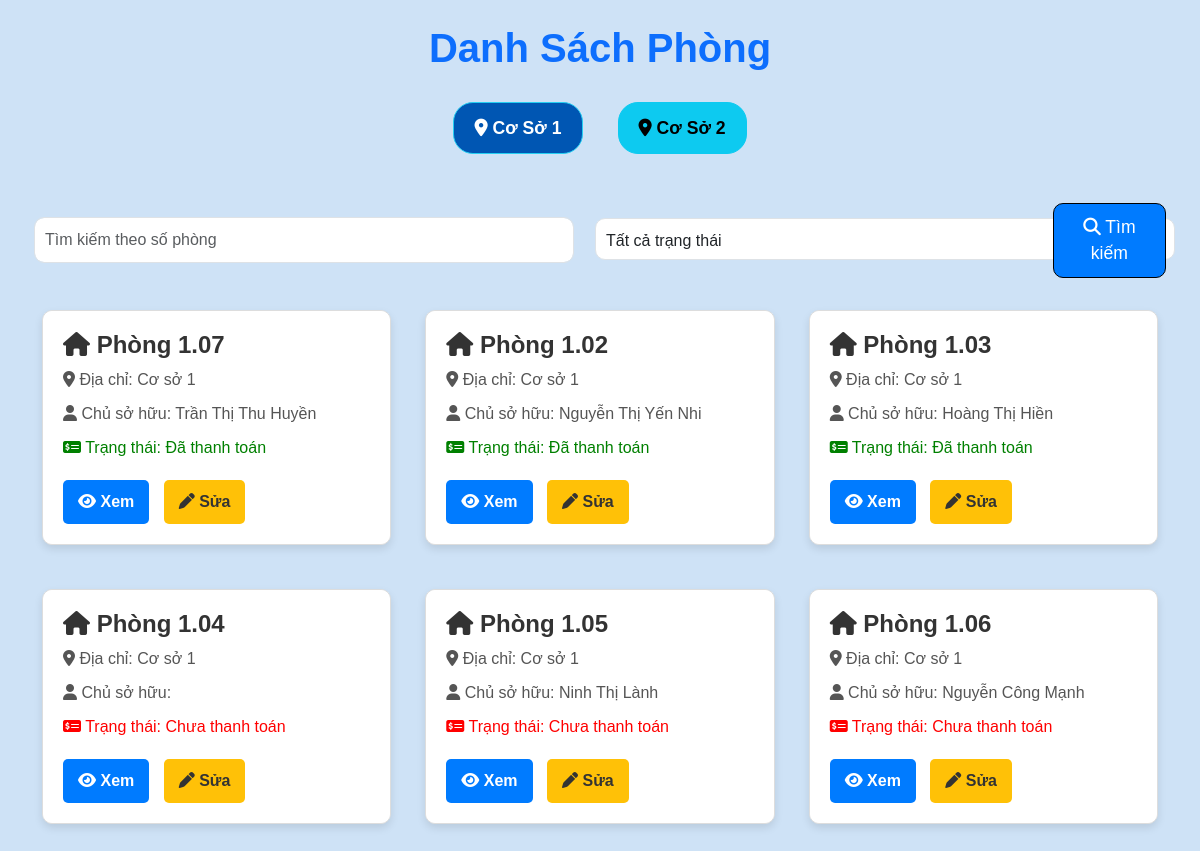
The page /quanlyhoadon/danhsachphong.php on the database its author committed.
### tables this page shows
CREATE TABLE `hoadon` (
  `id` int(11) NOT NULL,
  `so_phong` varchar(10) NOT NULL,
  `thang_nam` date NOT NULL,
  `so_nguoi_o` int(11) NOT NULL,
  `dia_chi` varchar(255) NOT NULL,
  `chu_so_huu` varchar(255) NOT NULL,
  `tien_phong` decimal(10,2) NOT NULL,
  `phi_dich_vu` decimal(10,2) NOT NULL,
  `tien_nuoc` decimal(10,2) NOT NULL,
  `tien_dien` decimal(10,2) NOT NULL,
  `tinh_trang` enum('Chưa thanh toán','Đã thanh toán') NOT NULL,
  `facility_id` int(11) DEFAULT NULL
);

### quanlyhoadon/danhsachphong.php (the view, shortened to what this page needs)
<?php
$servername = "localhost";
$username = "root";
$password = "";
$dbname = "baiTapLon";
$conn = new mysqli($servername, $username, $password, $dbname);
$ma_co_so = isset($_POST['facility_id']) ? intval($_POST['facility_id']) : 1;
$tu_khoa = isset($_POST['search']) ? $conn->real_escape_string($_POST['search']) : '';
$sql = "SELECT * FROM hoadon WHERE facility_id = $ma_co_so";
$result = $conn->query($sql);
?>
<!DOCTYPE html>
<html lang="vi">
<head>
    <link href="https://cdn.jsdelivr.net/npm/bootstrap@5.3.0-alpha1/dist/css/bootstrap.min.css" rel="stylesheet">
    <link href="danhsachphong.css" rel="stylesheet">
    <link href="https://cdnjs.cloudflare.com/ajax/libs/font-awesome/6.5.1/css/all.min.css" rel="stylesheet">
</head>
<body style="background-color: #cee2f6;">
    <div class="container mt-4">
        <h1 class="text-center text-primary">Danh Sách Phòng</h1>
        <div class="d-flex justify-content-center my-3">
            <form method="POST" action="" class="facility-form">
                <button type="submit" name="facility_id" value="1" class="btn btn-info facility-button <?php echo $ma_co_so == 1 ? 'active' : ''; ?>"><i class="fa-solid fa-location-dot"></i> Cơ Sở 1</button>
                <button type="submit" name="facility_id" value="2" class="btn btn-info facility-button <?php echo $ma_co_so == 2 ? 'active' : ''; ?>"><i class="fa-solid fa-location-dot"></i> Cơ Sở 2</button>
            </form>
        </div>
        <form method="POST" action="" class="search-form">
            <div class="row g-3">
                <div class="col-md-6">
                    <input type="text" name="search" class="form-control" placeholder="Tìm kiếm theo số phòng" value="<?php echo htmlspecialchars($tu_khoa); ?>">
                </div>
                <div class="col-md-4">
                    <select name="status" class="form-select">
                        <option value="">Tất cả trạng thái</option>
                    </select>
                </div>
                <div class="col-md-2">
                    <button type="submit" class="btn btn-success w-100"><i class="fa-solid fa-magnifying-glass"></i> Tìm kiếm</button>
                </div>
            </div>
        </form>
        <div class="row">
            <?php if ($result->num_rows > 0): ?>
                <?php while ($row = $result->fetch_assoc()): ?>
                    <div class="col-md-4 mb-4">
                        <div class="card room-card">
                            <div class="card-body">
                                <h5 class="card-title room-number"><i class="fa-solid fa-house"></i> <?php echo htmlspecialchars($row['so_phong']); ?></h5>
                                <p class="card-text room-address"><i class="fa-solid fa-location-dot"></i> Địa chỉ: <?php echo htmlspecialchars($row['dia_chi']); ?></p>
                                <p class="card-text room-owner"><i class="fa-solid fa-user"></i> Chủ sở hữu: <?php echo htmlspecialchars($row['chu_so_huu']); ?></p>
                                <p class="card-text room-status <?php echo $row['tinh_trang'] == 'Đã thanh toán' ? 'status-paid' : 'status-unpaid'; ?>">
                                    <i class="fa-solid fa-money-check-dollar"></i> Trạng thái:
                                    <?php echo htmlspecialchars($row['tinh_trang']); ?></p>
                                <div class="card-actions">
                                    <a href="xemhoadon.php?id=<?php echo $row['id']; ?>" class="btn btn-primary"><i class="fa-solid fa-eye"></i> Xem</a>
                                    <a href="suahoadon.php?id=<?php echo $row['id']; ?>" class="btn btn-warning"><i class="fa-solid fa-pen"></i> Sửa</a>
                                </div>
                            </div>
                        </div>
                    </div>
                <?php endwhile; ?>
            <?php else: ?>
                <p class="no-results">
                    Không có phòng nào phù hợp với tiêu chí tìm kiếm.
                </p>
            <?php endif; ?>
        </div>
    </div>
</body>
</html>

### quanlyhoadon/danhsachphong.css (style rules this page uses)
body { font-family: 'Arial', sans-serif; background-color: #cee2f6; color: #333; }
h1 { font-size: 2.5rem; font-weight: bold; color: #007bff; text-align: center; margin-bottom: 30px; }
.facility-form .facility-button { margin: 0 10px; border-radius: 20px; font-weight: 600; transition: background-color 0.3s ease; padding: 12px 20px; font-size: 1.1rem; }
.facility-form .facility-button.active { background-color: #0056b3; color: #fff; }
.facility-form { display: flex; justify-content: center; gap: 15px; margin-bottom: 30px; }
.search-form { margin-bottom: 30px; }
.search-form .form-control, .search-form .form-select { font-size: 1rem; border-radius: 10px; padding: 10px; }
.search-form .btn-success { background-color: #007bff; border-color: #000000; border-radius: 10px; padding: 10px 20px; font-size: 1.1rem; flex-shrink: 0; color: white; }
.search-form .row { display: flex; justify-content: space-between; align-items: center; gap: 10px; }
.search-form .col-md-6, .search-form .col-md-4, .search-form .col-md-2 { flex-grow: 1; }
.search-form .col-md-6 { max-width: 45%; }
.search-form .col-md-4 { max-width: 35%; }
.search-form .col-md-2 { max-width: 10%; }
.search-form .form-control, .search-form .btn-success { width: 106%; }
.search-form .col-md-6, .search-form .col-md-4, .search-form .col-md-2 { padding-left: 0; padding-right: 0; }
.form-select { margin-top: 18px; height: 42px; width: 580px; }
.room-card { border: 1px solid #ddd; border-radius: 10px; box-shadow: 0 4px 8px rgba(0, 0, 0, 0.1); transition: transform 0.3s ease; margin-bottom: 20px; }
.card-body { background-color: #fff; padding: 20px; border-radius: 10px; }
.card-title { font-size: 1.5rem; font-weight: bold; color: #333; }
.card-text { font-size: 1rem; color: #555; margin-bottom: 10px; }
.card-actions { margin-top: 20px; }
.card-actions .btn { margin-right: 10px; border-radius: 5px; }
.card-actions .btn-primary { background-color: #007bff; border-color: #007bff; }
.card-actions .btn-warning { background-color: #ffc107; border-color: #ffc107; }
.row { display: flex; flex-wrap: wrap; justify-content: space-between; }
.col-md-4 { flex: 1 1 30%; margin-right: 10px; margin-bottom: 20px; }
.col-md-4:nth-child(3n) { margin-right: 0; }
.card-actions .btn { text-decoration: none; display: inline-block; padding: 10px 15px; border-radius: 5px; font-weight: 600; font-size: 1rem; transition: background-color 0.3s ease, transform 0.2s ease; }
.card-actions .btn-primary { background-color: #007bff; border: none; color: #fff; }
.card-actions .btn-warning { background-color: #ffc107; border: none; color: #333; }
.status-paid { color: green; }
.status-unpaid { color: red; }

### rows shown on the page
hoadon: so_phong "Phòng 1.07", dia_chi "Cơ sở 1", chu_so_huu "Trần Thị Thu Huyền", tinh_trang "Đã thanh toán"
hoadon: so_phong "Phòng 1.02", dia_chi "Cơ sở 1", chu_so_huu "Nguyễn Thị Yến Nhi", tinh_trang "Đã thanh toán"
hoadon: so_phong "Phòng 1.03", dia_chi "Cơ sở 1", chu_so_huu "Hoàng Thị Hiền", tinh_trang "Đã thanh toán"
hoadon: so_phong "Phòng 1.04", dia_chi "Cơ sở 1", tinh_trang "Chưa thanh toán"
hoadon: so_phong "Phòng 1.05", dia_chi "Cơ sở 1", chu_so_huu "Ninh Thị Lành", tinh_trang "Chưa thanh toán"
hoadon: so_phong "Phòng 1.06", dia_chi "Cơ sở 1", chu_so_huu "Nguyễn Công Mạnh", tinh_trang "Chưa thanh toán"
